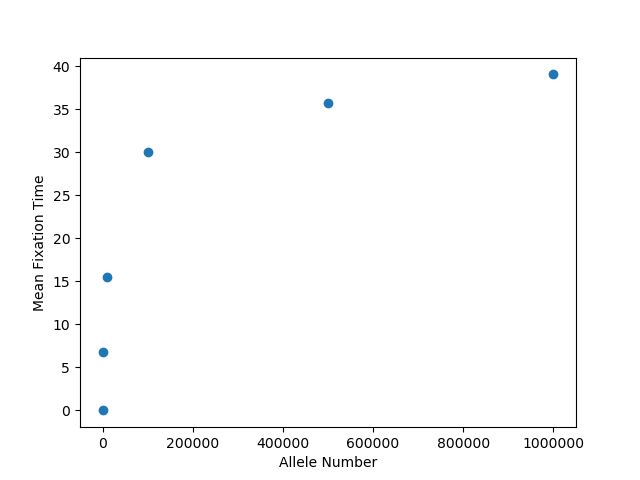

Generate this figure with Python:
#!/usr/bin/env python3

import sys 
import numpy as np
from numpy.random import binomial 
import matplotlib.pyplot as plt
import seaborn as sns

#In other words, if an individual does not leave offspring (fitness is zero), the selection against it in a genetic sense is 1 (100%) s=1 no offspring 


def one_simulation (anum, s, repetitions = 1000):
    anum=int(anum)
    n1 = np.ones(repetitions, dtype=np.uint64)
    Tn = np.empty_like(n1)
    update = (n1 > 0)&(n1<anum)
    t=0
    
    while update.any():
        t += 1
        p1 = n1 * (1 + s) / (anum +n1*s)
        n1[update]= binomial(anum, p1[update])
        Tn[update] = t
        update = (n1 > 0) & (n1 < anum)
    
    return n1 == anum, Tn


#Assume population is 1000000, s=0.6
mean_fix_time=[]
size_range=np.logspace(2, 6, 15, base=10.0, dtype=np.uint64)

for anum in [0, 10, 200, 40000, 600000, 1000000]:
    fixations, times=one_simulation(anum, 0.6, repetitions = 1000)
    time_mean=times.mean()
    mean_fix_time.append(time_mean)
    
    
mean_fix_time=np.array(mean_fix_time)
allele_freq=np.array([0, 1000, 10000, 100000, 500000, 1000000])

fig, ax = plt.subplots()
x=allele_freq
y=mean_fix_time
ax.scatter(x,y)
ax.set(xlabel="Allele Number", ylabel="Mean Fixation Time")
fig.savefig("evolution3.png")
plt.close()





    